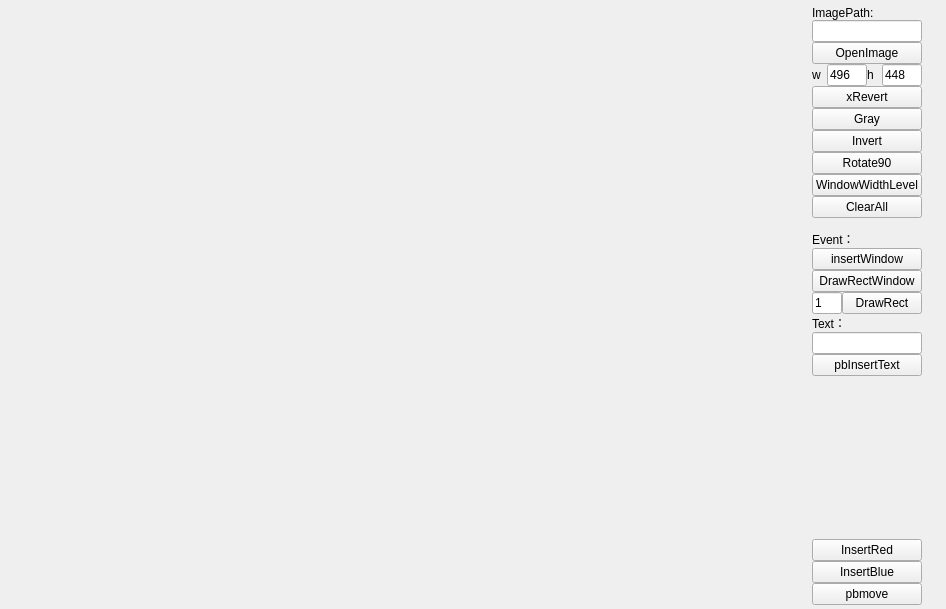
<?xml version="1.0" encoding="UTF-8"?>
<ui version="4.0">
 <class>MainWidget</class>
 <widget class="QWidget" name="MainWidget">
  <property name="geometry">
   <rect>
    <x>0</x>
    <y>0</y>
    <width>946</width>
    <height>609</height>
   </rect>
  </property>
  <property name="windowTitle">
   <string>MainWindow</string>
  </property>
  <widget class="QWidget" name="horizontalLayoutWidget">
   <property name="geometry">
    <rect>
     <x>0</x>
     <y>0</y>
     <width>985</width>
     <height>611</height>
    </rect>
   </property>
   <layout class="QHBoxLayout" name="horizontalLayout">
    <property name="spacing">
     <number>6</number>
    </property>
    <property name="sizeConstraint">
     <enum>QLayout::SetNoConstraint</enum>
    </property>
    <property name="leftMargin">
     <number>0</number>
    </property>
    <property name="topMargin">
     <number>0</number>
    </property>
    <property name="rightMargin">
     <number>0</number>
    </property>
    <property name="bottomMargin">
     <number>0</number>
    </property>
    <item>
     <widget class="QWidget" name="w_glwindow" native="true">
      <property name="minimumSize">
       <size>
        <width>800</width>
        <height>600</height>
       </size>
      </property>
      <property name="maximumSize">
       <size>
        <width>800</width>
        <height>600</height>
       </size>
      </property>
     </widget>
    </item>
    <item>
     <layout class="QVBoxLayout" name="verticalLayout">
      <property name="spacing">
       <number>0</number>
      </property>
      <property name="leftMargin">
       <number>0</number>
      </property>
      <property name="topMargin">
       <number>0</number>
      </property>
      <property name="rightMargin">
       <number>0</number>
      </property>
      <property name="bottomMargin">
       <number>0</number>
      </property>
      <item>
       <layout class="QVBoxLayout" name="verticalLayout_3">
        <property name="leftMargin">
         <number>6</number>
        </property>
        <property name="topMargin">
         <number>6</number>
        </property>
        <property name="rightMargin">
         <number>6</number>
        </property>
        <property name="bottomMargin">
         <number>6</number>
        </property>
        <item>
         <widget class="QLabel" name="label">
          <property name="text">
           <string>ImagePath:</string>
          </property>
         </widget>
        </item>
        <item>
         <widget class="QLineEdit" name="leImagePath"/>
        </item>
        <item>
         <widget class="QPushButton" name="pbOpenImage">
          <property name="minimumSize">
           <size>
            <width>80</width>
            <height>0</height>
           </size>
          </property>
          <property name="text">
           <string>OpenImage</string>
          </property>
         </widget>
        </item>
        <item>
         <layout class="QHBoxLayout" name="horizontalLayout_2">
          <item>
           <widget class="QLabel" name="label_4">
            <property name="text">
             <string>w</string>
            </property>
           </widget>
          </item>
          <item>
           <widget class="QLineEdit" name="leW">
            <property name="maximumSize">
             <size>
              <width>40</width>
              <height>16777215</height>
             </size>
            </property>
            <property name="text">
             <string>496</string>
            </property>
           </widget>
          </item>
          <item>
           <widget class="QLabel" name="label_5">
            <property name="text">
             <string>h</string>
            </property>
           </widget>
          </item>
          <item>
           <widget class="QLineEdit" name="leH">
            <property name="maximumSize">
             <size>
              <width>40</width>
              <height>16777215</height>
             </size>
            </property>
            <property name="text">
             <string>448</string>
            </property>
           </widget>
          </item>
         </layout>
        </item>
        <item>
         <widget class="QPushButton" name="pbxRevert">
          <property name="text">
           <string>xRevert</string>
          </property>
         </widget>
        </item>
        <item>
         <widget class="QPushButton" name="pbGrayColor">
          <property name="text">
           <string>Gray</string>
          </property>
         </widget>
        </item>
        <item>
         <widget class="QPushButton" name="pbInvertColor">
          <property name="text">
           <string>Invert</string>
          </property>
         </widget>
        </item>
        <item>
         <widget class="QPushButton" name="pbRotate90">
          <property name="text">
           <string>Rotate90</string>
          </property>
         </widget>
        </item>
        <item>
         <widget class="QPushButton" name="pbWindowWidthLevel">
          <property name="text">
           <string>WindowWidthLevel</string>
          </property>
         </widget>
        </item>
        <item>
         <widget class="QPushButton" name="pbClearAll">
          <property name="text">
           <string>ClearAll</string>
          </property>
         </widget>
        </item>
       </layout>
      </item>
      <item>
       <layout class="QVBoxLayout" name="verticalLayout_2">
        <property name="leftMargin">
         <number>6</number>
        </property>
        <property name="topMargin">
         <number>6</number>
        </property>
        <property name="rightMargin">
         <number>6</number>
        </property>
        <property name="bottomMargin">
         <number>6</number>
        </property>
        <item>
         <layout class="QVBoxLayout" name="verticalLayout_4">
          <item>
           <widget class="QLabel" name="label_2">
            <property name="text">
             <string>Event：</string>
            </property>
           </widget>
          </item>
          <item>
           <widget class="QPushButton" name="pbInsertWindow">
            <property name="text">
             <string>insertWindow</string>
            </property>
           </widget>
          </item>
          <item>
           <widget class="QPushButton" name="pbDrawRectWindow">
            <property name="text">
             <string>DrawRectWindow</string>
            </property>
           </widget>
          </item>
          <item>
           <layout class="QHBoxLayout" name="horizontalLayout_3">
            <item>
             <widget class="QLineEdit" name="leRectText">
              <property name="maximumSize">
               <size>
                <width>30</width>
                <height>30</height>
               </size>
              </property>
              <property name="text">
               <string>1</string>
              </property>
             </widget>
            </item>
            <item>
             <widget class="QPushButton" name="pbDrawRect">
              <property name="text">
               <string>DrawRect</string>
              </property>
             </widget>
            </item>
           </layout>
          </item>
         </layout>
        </item>
        <item>
         <layout class="QVBoxLayout" name="verticalLayout_5">
          <item>
           <widget class="QLabel" name="label_3">
            <property name="text">
             <string>Text：</string>
            </property>
           </widget>
          </item>
          <item>
           <widget class="QLineEdit" name="leText"/>
          </item>
          <item>
           <widget class="QPushButton" name="pbInsertText">
            <property name="text">
             <string>pbInsertText</string>
            </property>
           </widget>
          </item>
         </layout>
        </item>
        <item>
         <spacer name="verticalSpacer">
          <property name="orientation">
           <enum>Qt::Vertical</enum>
          </property>
          <property name="sizeHint" stdset="0">
           <size>
            <width>20</width>
            <height>40</height>
           </size>
          </property>
         </spacer>
        </item>
        <item>
         <layout class="QVBoxLayout" name="vlayoutInsert">
          <item>
           <widget class="QPushButton" name="pbInsert1">
            <property name="text">
             <string>InsertRed</string>
            </property>
           </widget>
          </item>
          <item>
           <widget class="QPushButton" name="pbInsert2">
            <property name="text">
             <string>InsertBlue</string>
            </property>
           </widget>
          </item>
         </layout>
        </item>
        <item>
         <widget class="QPushButton" name="pbmove">
          <property name="text">
           <string>pbmove</string>
          </property>
         </widget>
        </item>
       </layout>
      </item>
     </layout>
    </item>
    <item>
     <spacer name="horizontalSpacer">
      <property name="orientation">
       <enum>Qt::Horizontal</enum>
      </property>
      <property name="sizeHint" stdset="0">
       <size>
        <width>40</width>
        <height>20</height>
       </size>
      </property>
     </spacer>
    </item>
   </layout>
  </widget>
 </widget>
 <resources/>
 <connections/>
</ui>
